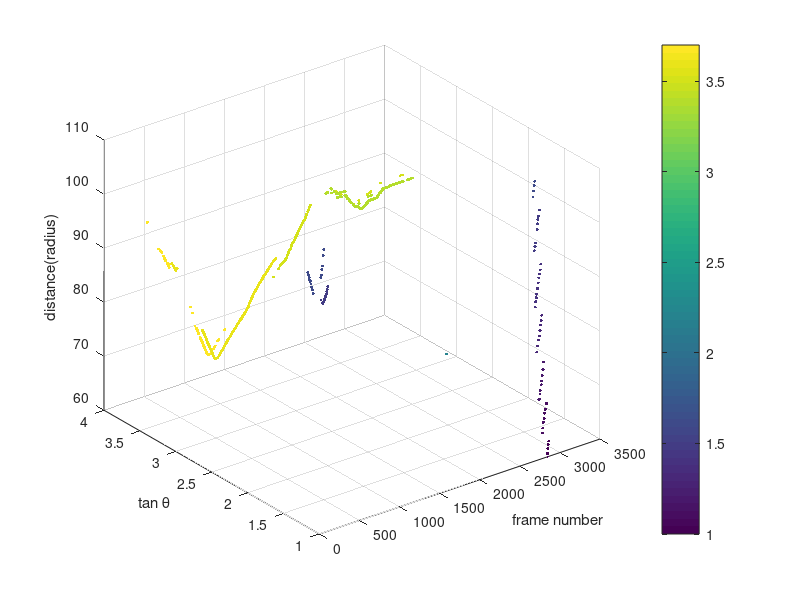

Reproduce this figure in MATLAB.
[frame, rad, tan] = textread('out.txt', '(%d, %f, %f)');
data = [frame, tan, rad];
figure;
scatter3(frame, tan, rad, [], tan', '.');
colorbar;
xlabel('frame number');
ylabel('tan \theta');
zlabel('distance(radius)');
